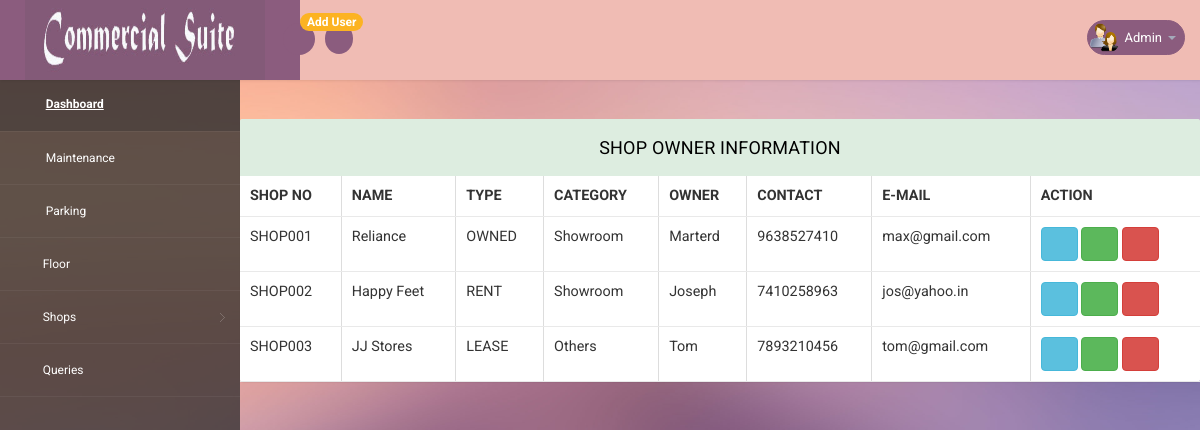
The app's page /admin/view_owner.php (signed in) with its own data.
### tables this page shows
CREATE TABLE IF NOT EXISTS `shop_owners` (
  `shop_o_id` int(11) NOT NULL AUTO_INCREMENT,
  `shop_id` int(11) NOT NULL,
  `shop_type` varchar(30) NOT NULL,
  `shop_name` varchar(30) NOT NULL,
  `owner` varchar(30) NOT NULL,
  `owner_contact` bigint(20) NOT NULL,
  `email` varchar(30) NOT NULL,
  `pwd` varchar(20) NOT NULL,
  `shop_cat` varchar(30) NOT NULL,
  `other_info` varchar(20) NOT NULL,
  `occ_date` date NOT NULL,
  `shop_desc` longtext NOT NULL,
  `con_enddate` date NOT NULL,
  `shop_status` varchar(20) NOT NULL,
  PRIMARY KEY (`shop_o_id`),
  KEY `shop_id` (`shop_id`)
);

CREATE TABLE IF NOT EXISTS `shops` (
  `shop_id` int(11) NOT NULL AUTO_INCREMENT,
  `apartment_id` int(11) NOT NULL,
  `floor` varchar(10) NOT NULL,
  `shop_no` varchar(20) NOT NULL,
  `sq-feet` varchar(10) NOT NULL,
  `shop_cost` double NOT NULL,
  `shop_status` varchar(20) NOT NULL,
  PRIMARY KEY (`shop_id`),
  KEY `apartment_id` (`apartment_id`)
);

### admin/view_owner.php (the view, shortened to what this page needs)
<?php
    include 'con_db.php';
?>
<!DOCTYPE html>
<head>
<link rel="stylesheet" href="css/bootstrap.min.css" >
<link href="css/style.css" rel='stylesheet' type='text/css' />
<link href="css/style-responsive.css" rel="stylesheet"/>
<link rel="stylesheet" href="css/font.css" type="text/css"/>
<link href="css/font-awesome.css" rel="stylesheet">
<link rel="stylesheet" href="css/morris.css" type="text/css"/>
<link rel="stylesheet" href="css/monthly.css">
</head>
<body style="background-image:url('images/rohan/7.jpg')">
<section id="container">
<?php include('header.php'); ?>
<section id="main-content">
    <section class="wrapper">
        <div class="row">
                    <div class="col-lg-10"></div>
                    <?php $sr=mysqli_query($con,"SELECT * FROM shops WHERE shop_status='available' order by shop_no asc");
                    $rw=mysqli_fetch_array($sr);
                          $qr=mysqli_query($con,"SELECT * FROM shop_owners");
                          $rws=mysqli_num_rows($qr);
                          if($rws<$rw){?>
                    <div class="col-lg-2">
                               <a href="shop_owner.php" class="btn btn-info" title="Add Shop Owner Information"><i class="fa fa-eye"></i>Add Owner Info</a>
                           </div>
<?php } else {?>
                    <div class="col-lg-2">
                    <?php } ?>
                </div>
                <br>
        <div class="row">
        <div class="col-md-6"></div>
            <div class="col-lg-12">
                    <section class="panel">
                               <header class="panel-heading">
                           Shop Owner Information
                        </header>
                                    <table class="table table-bordered  table-hover" style="background-color:white" border="solid green 1px">
                                        <thead>
                                            <tr>
                                                <th>SHOP NO</th>
                                                <th>NAME</th>
                                                <th>TYPE</th>
                                                <th>CATEGORY</th>
                                                <th>OWNER</th>
                                                <th>CONTACT</th>
                                                <th>E-MAIL</th>
                                                <th>ACTION</th>
                                            </tr>
                                        </thead>
                                        <tbody>
                                         <?php
                                            $sql=mysqli_query($con,"SELECT * FROM shop_owners,shops WHERE shops.shop_id=shop_owners.shop_id order by shop_no");
                                            while($row=mysqli_fetch_array($sql))
                                            {
                                          ?>
                                            <tr class="tr-shadow">
                                                <td><?php echo $row['shop_no'];  ?></td>
                                                <td><?php echo $row['shop_name'];  ?></td>
                                                <td ><?php echo $row['shop_type'];  ?></td>
                                                <td><?php echo $row['shop_cat'];  ?></td>
                                                <td><?php echo $row['owner'];  ?></td>
                                                <td>
                                                    <span class="status--process"><?php echo $row['owner_contact'];  ?></span>
                                                </td>
                                                <td><?php echo $row['email'];  ?></td>
                                                <td>
                                                    <div class="table-data-feature">
                                                        <a href="up_owner.php?id=<?php echo $row['shop_o_id']; ?>" class="btn btn-info" data-placement="top" title="Edit">
                                                            <i class="fa fa-edit"></i>
                                                        </a>
                                                        <a href="view_shopowner.php?id=<?php echo $row['shop_o_id']; ?>" class="btn btn-success" data-placement="top" title="View">
                                                            <i class="fa fa-eye"></i>
                                                        </a>
                                                        <a href="delete_owner.php?id=<?php echo $row['shop_o_id']; ?>" onclick="return confirm('Are you sure to delete'); " class="btn btn-danger" data-placement="top" title="Delete">
                                                            <i class="fa fa-trash"></i>
                                                        </a>
                                                    </div>
                                                </td>
                                            </tr>
                                           <?php } ?>
                                        </tbody>
                                    </table>
                                </div>
                            </div>
                        </div>
</section>
</section>
</section>
</body>
</html>

### admin/header.php (shortened to what this page needs)
<header class="header fixed-top clearfix">
<div class="brand">
     <div class="sidebar-toggle-box">
        <div class="fa fa-bars"></div>
    </div>
    <img src="images/logo.jpg" alt="Commercial Suite" style="height: 80px; width: 240px;" />
</div>
<div class="nav notify-row" id="top_menu">
    <ul class="nav top-menu">
        <li id="header_notification_bar" class="sub-menu">
            <a href="adduser.php">
                <i class="fa fa-user"></i>
                <span class="badge bg-warning">Add User</span>
            </a>
        </li>
    </ul>
</div>
<div class="top-nav clearfix">
    <ul class="nav pull-right top-menu">
        <li class="dropdown">
            <a data-toggle="dropdown" class="dropdown-toggle" href="#">
                <img src="images/icon/image.jpg" alt="Admin">
                <span class="username">Admin</span>
                <b class="caret"></b>
            </a>
        </li>
    </ul>
</div>
</header>
<aside>
    <div id="sidebar" class="nav-collapse">
        <div class="leftside-navigation">
            <ul class="sidebar-menu" id="nav-accordion">
                <li>
                    <a class="active" href="homepage.php">
                        <i class="fa fa-dashboard"></i>
                        <span><b><u>Dashboard</u></b></span>
                    </a>
                </li>
                <li class="sub-menu">
                    <a href="maintenance.php">
                        <i class="fa fa-folder"></i>
                        <span>Maintenance</span>
                    </a>
                </li>
                <li class="sub-menu">
                    <a href="parking.php">
                        <i class="fa fa-automobile"></i>
                        <span>Parking</span>
                    </a>
                </li>
                <li class="sub-menu">
                    <a href="view_floor.php">
                        <i class="fa fa-align-justify"></i><span>Floor</span>
                    </a>
                </li>
                <li class="sub-menu">
                    <a href="javascript:;">
                        <i class="fa fa-building-o"></i><span>Shops</span>
                    </a>
                </li>
                <li class="sub-menu">
                    <a href="query.php">
                        <i class="fa fa-align-justify"></i><span>Queries</span>
                    </a>
                </li>
            </ul>            </div>
    </div>
</aside>

### records on screen
shop_owners: shop.shop_no "SHOP001", shop_name "Reliance", shop_type "OWNED", shop_cat "Showroom", owner "Marterd", owner_contact "9638527410", email "max@gmail.com"
shop_owners: shop.shop_no "SHOP002", shop_name "Happy Feet", shop_type "RENT", shop_cat "Showroom", owner "Joseph", owner_contact "7410258963", email "jos@yahoo.in"
shop_owners: shop.shop_no "SHOP003", shop_name "JJ Stores", shop_type "LEASE", shop_cat "Others", owner "Tom", owner_contact "7893210456", email "tom@gmail.com"
